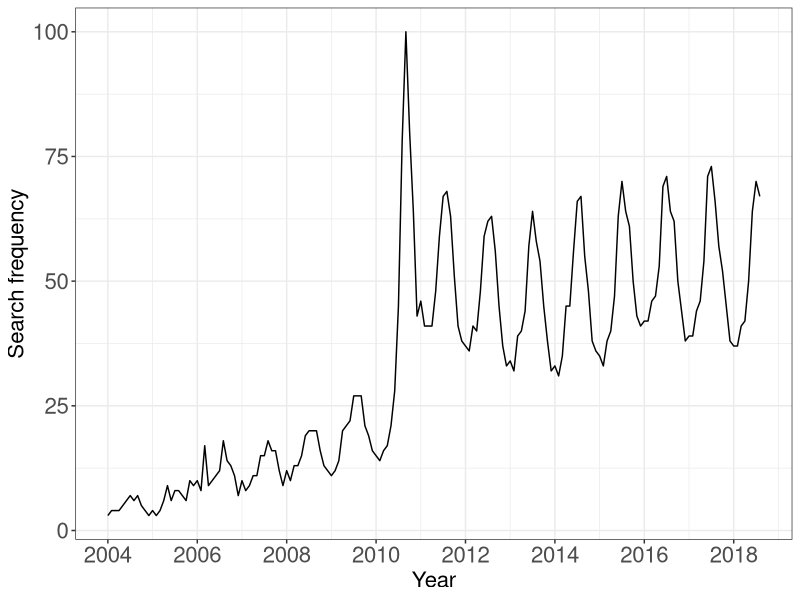

This chart was generated by the following R code:
library(ggplot2)

# IMPORTANT: UPDATE THE WORKING DIRECTORY BELOW
setwd("UPDATE_PATH/bedbugdisclosure")

gt <- read.csv("data/bedbugs_googletrend.csv")
gt$x <- 1:dim(gt)[1]

pdf("figures_supplement/sfig_googletrends.pdf", height=5, width=7.5)
ggplot() +
  geom_line(data=gt, aes(x=x, y=Search_frequency)) +
  theme_bw() +
  theme(axis.text=element_text(size=16),
        axis.title=element_text(size=16),
        legend.text = element_text(size=16),
        legend.title = element_text(size=16)) +
        scale_x_continuous(breaks=seq(1, dim(gt)[1], by=24), 
                           labels=c(2004, 2006, 2008, 2010, 2012, 2014, 2016, 
                                    2018)) +
  labs(x="Year", y = "Search frequency")
dev.off()
  

